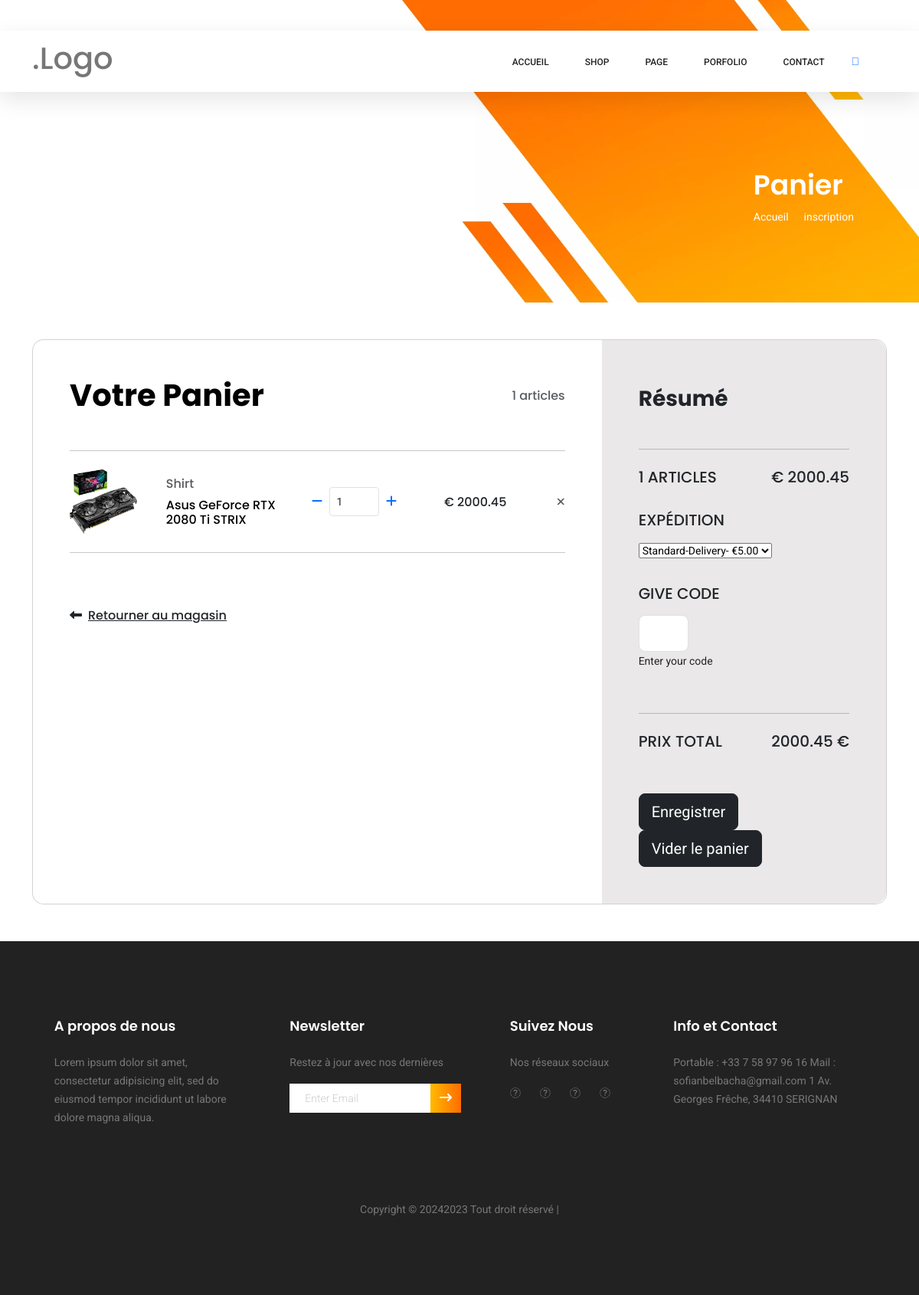
Screenshot of /index.php?controleur=Panier&action=afficher&idProduit=1 with the database file from the repository.
### tables this page shows
CREATE TABLE IF NOT EXISTS `produit` (
  `idProduit` int NOT NULL AUTO_INCREMENT,
  `nom` varchar(200) DEFAULT NULL,
  `description` varchar(255) DEFAULT NULL,
  `image` varchar(50) DEFAULT NULL,
  `couleur` varchar(50) DEFAULT NULL,
  `idCategorie` int NOT NULL,
  PRIMARY KEY (`idProduit`),
  KEY `idCategorie` (`idCategorie`)
);

### application/controleurs/controleurPanier.class.php (called while the page is built, shortened)
<?php
class ControleurPanier {
    public function afficher() {
        $lesProduitsPanier = Panier::getProduits();
        $detailsProduits = array();
        foreach ($lesProduitsPanier as $idProduit => $qte) {
            $detailsProduits[$idProduit] = GestionBoutique::getLesProduitsById($idProduit);
        }
        require Chemins::VUES . 'v_panier.inc.php';
    }
}
?>

### configs/Panier.class.php (called while the page is built, shortened)
<?php
class Panier {
     public static function getProduits() {
        return $_SESSION['produits'];
    }
    public static function getNbProduits() {
        $nb = 0;
        if (isset($_SESSION['produits'])) {
            $nb = count($_SESSION['produits']);
        }
        return $nb;
    }
    public static function getQteByProduit($idProduit) {
        $nb = 0;
        if (array_key_exists($idProduit, self::getProduits()))
                $nb=$_SESSION['produits'][$idProduit];
        return $nb;
    }
}
?>

### application/modeles/ModelePDO.class.php (called while the page is built, shortened)
<?php
class ModelePDO {
    protected static $serveur = MySqlConfig::SERVEUR;
    protected static $base = MySqlConfig::BASE;
    protected static $utilisateur = MySqlConfig::UTILISATEUR;
    protected static $passe = MySqlConfig::MOT_DE_PASSE;
    protected static $pdoCnxBase = null;
    protected static $pdoStResults = null;
    protected static $requete = "";
    protected static $resultat = null;
    protected static function seConnecter() {
        if (!isset(self::$pdoCnxBase)) {
            try {
                self::$pdoCnxBase = new PDO('mysql:host=' . self::$serveur . ';dbname=' . self::$base, self::$utilisateur,
                        self::$passe);
                self::$pdoCnxBase->setAttribute(PDO::ATTR_ERRMODE, PDO::ERRMODE_EXCEPTION);
                self::$pdoCnxBase->setAttribute(PDO::ATTR_DEFAULT_FETCH_MODE, PDO::FETCH_OBJ);
                self::$pdoCnxBase->query("SET CHARACTER SET utf8");
            } catch (Exception $e) {
                echo 'Erreur : ' . $e->getMessage() . '<br />';
                echo 'Code : ' . $e->getCode();
            }
        }
    }
    public static function select($champs, $tables, $conditions = null){
        self::seConnecter();
        self::$requete = "SELECT $champs FROM $tables";
        if (!empty($conditions)) {
            self::$requete .= " WHERE $conditions";
        }
        self::$pdoStResults = self::$pdoCnxBase->prepare(self::$requete);
        self::$pdoStResults->execute();
        self::$resultat = self::$pdoStResults->fetchAll(PDO::FETCH_ASSOC);
        return self::$resultat;
    }
}
?>

### application/modeles/gestion_boutique.class.php (called while the page is built, shortened)
<?php
require_once 'ModelePDO.class.php';
class GestionBoutique extends ModelePDO {
    public static function getLesProduitsById($idProduit){
        return self::select("produit.idProduit, nom, description, image, couleur, dernier_prix.prix", "produit  INNER JOIN (SELECT idProduit, MAX(JJMMAAAA) AS derniere_date FROM prixproduit GROUP BY idProduit  ) AS dernier_date_prix ON produit.idProduit = dernier_date_prix.idProduit
                INNER JOIN prixproduit AS dernier_prix ON dernier_date_prix.idProduit = dernier_prix.idProduit AND dernier_date_prix.derniere_date = dernier_prix.JJMMAAAA", "produit.idProduit = $idProduit");
    }
}
?>

### application/vues/v_panier.inc.php (the view, shortened to what this page needs)
<link href="https://cdn.jsdelivr.net/npm/bootstrap@5.3.2/dist/css/bootstrap.min.css" rel="stylesheet">
<link rel="stylesheet" href="https://cdnjs.cloudflare.com/ajax/libs/font-awesome/6.0.0/css/all.min.css">
<link rel="stylesheet" href="<?php echo Chemins::STYLES .'exclude_CSS.css'; ?>">
<section class="banner-area-contact organic-breadcrumb">
        <div class="container-contact">
            <div class="breadcrumb-banner d-flex flex-wrap align-items-center justify-content-end">
                <div class="col-first">
                    <h1>Panier</h1>
                    <nav class="d-flex align-items-center">
                        <a href="../index.php">Accueil<span class="lnr lnr-arrow-right"></span></a>
                        <a href="<?php echo Chemins::VUES . 'inscription.php'; ?>">inscription</a>
                    </nav>
                </div>
            </div>
        </div>
    </section>
    <div class="bootstrap-content">
        <div class="container py-5 h-100">
            <div class="row d-flex justify-content-center align-items-center h-100">
                <div class="col-12">
                    <div class="card card-registration card-registration-2" style="border-radius: 15px;">
                        <div class="card-body p-0">
                            <div class="row g-0">
                                <div class="col-lg-8">
                                    <div class="p-5">
                                        <div class="d-flex justify-content-between align-items-center mb-5">
                                            <h1 class="fw-bold mb-0 text-black">Votre Panier</h1>
                                            <h6 class="mb-0 text-muted"><?php echo Panier::getNbProduits(); ?> articles</h6>
                                        </div>
                                        <hr class="my-4">
                                        <?php $nombre = 0; ?>
                                        <?php foreach (VariablesGlobales::$lesProduits as $idProduit => $produits): ?>
                                            <?php foreach ($produits as $unProduit):
                                                $nombre += $unProduit['prix'] * Panier::getQteByProduit($unProduit['idProduit']); ?>
                                        <div class="row mb-4 d-flex justify-content-between align-items-center">
                                            <div class="col-md-2 col-lg-2 col-xl-2">
                                                <img
                                                    src="<?php echo Chemins::IMAGES . $unProduit['image'];?>"
                                                    class="img-fluid rounded-3" alt="Cotton T-shirt">
                                            </div>
                                            <div class="col-md-3 col-lg-3 col-xl-3">
                                                <h6 class="text-muted">Shirt</h6>
                                                <h6 class="text-black mb-0"><?php echo $unProduit['nom'];?></h6>
                                            </div>
                                            <div class="col-md-3 col-lg-3 col-xl-2 d-flex">
                                                <a href="index.php?controleur=Panier&action=modifierQteProduit&idProduit=<?php echo $unProduit['idProduit']; ?>&quantite=<?php echo Panier::getQteByProduit($unProduit['idProduit']) - 1; ?>">
                                                    <button class="btn btn-link px-2">
                                                        <i class="fas fa-minus"></i>
                                                    </button>
                                                </a>
                                                <input id="form1" min="0" name="quantity" value="<?php echo Panier::getQteByProduit($unProduit['idProduit']); ?>" type="number"
                                                       class="form-control form-control-sm" style="width: 65px;" />
                                                <a href="index.php?controleur=Panier&action=modifierQteProduit&idProduit=<?php echo $unProduit['idProduit']; ?>&quantite=<?php echo Panier::getQteByProduit($unProduit['idProduit']) + 1; ?>">
                                                    <button class="btn btn-link px-2">
                                                        <i class="fas fa-plus"></i>
                                                    </button>
                                                </a>
                                            </div>
                                            <div class="col-md-3 col-lg-2 col-xl-2 offset-lg-1">
                                                <h6 class="mb-0">€ <?php echo $unProduit['prix'] * Panier::getQteByProduit($unProduit['idProduit']);?></h6>
                                            </div>
                                            <div class="col-md-1 col-lg-1 col-xl-1 text-end">
                                                <a href="index.php?controleur=Panier&action=deleteProduit&idProduit=<?php echo $unProduit['idProduit']; ?>" class="text-muted"><i class="fas fa-times"></i></a>
                                            </div>
                                        </div>
                                        <hr class="my-4">
                                        <?php endforeach; ?>
                                    <?php endforeach; ?>
                                        <div class="pt-5">
                                            <h6 class="mb-0"><a href="index.php?controleur=AfficherPages&action=afficherPageProduits" class="text-body"><i
                                                        class="fas fa-long-arrow-alt-left me-2"></i>Retourner au magasin</a></h6>
                                        </div>
                                    </div>
                                </div>
                                <div class="col-lg-4 bg-grey">
                                    <div class="p-5">
                                        <h3 class="fw-bold mb-5 mt-2 pt-1">Résumé</h3>
                                        <hr class="my-4">
                                        <div class="d-flex justify-content-between mb-4">
                                            <h5 class="text-uppercase"><?php echo Panier::getNbProduits(); ?> articles</h5>
                                            <h5>€ <?php echo $nombre ?></h5>
                                        </div>
                                        <h5 class="text-uppercase mb-3">expédition</h5>
                                        <div class="mb-4 pb-2">
                                            <select class="select">
                                                <option value="1">Standard-Delivery- €5.00</option>
                                            </select>
                                        </div>
                                        <h5 class="text-uppercase mb-3">Give code</h5>
                                        <div class="mb-5">
                                            <div class="form-outline">
                                                <input type="text" id="form3Examplea2" class="form-control form-control-lg" style="width: 65px;" />
                                                <label class="form-label" for="form3Examplea2">Enter your code</label>
                                            </div>
                                        </div>
                                        <hr class="my-4">
                                        <div class="d-flex justify-content-between mb-5">
                                            <h5 class="text-uppercase">Prix total</h5>
                                            <h5><?php echo $nombre ?> € </h5>
                                        </div>
                                        <button type="button" class="btn btn-dark btn-block btn-lg"
                                                data-mdb-ripple-color="dark">Enregistrer</button>
                                        <a href="index.php?controleur=Panier&action=viderPanier">
                                        <button type="button" class="btn btn-dark btn-block btn-lg"
                                                data-mdb-ripple-color="dark">Vider le panier</button>
                                        </a>
                                    </div>
                                </div>
                            </div>
                        </div>
                    </div>
                </div>
            </div>
        </div>
    </div>

### public/style/style.css (style rules this page uses)
* { box-sizing: border-box; margin: 0; padding: 0; }
body { line-height: 24px !important; font-size: 14px !important; font-family: "Roboto", sans-serif !important; font-weight: 400 !important; color: #777777!important; }
h1, h2, h3, h4, h5, h6 { font-family: "Poppins", sans-serif; color: #222222; font-weight: 500; line-height: 1.2 !important; }
a { text-decoration: none; transition: all 0.3s ease-in-out; }
.container { display: flex; justify-content: flex-end; align-items: center; width: 100%; padding-right: 45px; padding-left: 45px; }
.container h1 { margin-right: auto; }
.justify-content-between { -ms-flex-pack: justify !important; justify-content: space-between !important; }
.d-flex { display: -ms-flexbox !important; display: flex !important; }
.form-control::placeholder { color: #6c757d; opacity: 1; }
.form-control { display: block; width: 100%; height: calc(2.25rem + 2px); padding: .375rem .75rem; font-size: 1rem; line-height: 1.5; border-radius: .25rem; transition: border-color .15s ease-in-out, box-shadow .15s ease-in-out; }
button, input { overflow: visible; }
button, input, select, textarea { margin: 0; font-family: inherit; font-size: inherit; line-height: inherit; }
.btn:not(:disabled):not(.disabled) { cursor: pointer; }
.row { margin: 0 50px; }
.row { display: flex; -ms-flex-wrap: wrap; flex-wrap: wrap; }
.justify-content-center { justify-content: center !important; }
.img-fluid { max-width: 100%; height: auto; }
.organic-breadcrumb { background: url(../../public/image/banner-bg.jpg) center no-repeat; background-size: cover; padding-top: 130px; }
.container-contact, .container-connexion { width: 100%; padding-right: 15px; padding-left: 15px; margin-right: auto; margin-left: auto; max-width: 1140px; }
.breadcrumb-banner { padding: 90px 0 100px 0; }
.align-items-center { align-items: center !important; }
.flex-wrap { flex-wrap: wrap !important; }
.d-flex { display: flex !important; }
.breadcrumb-banner .col-first { padding-right: 40px; }
.breadcrumb-banner h1 { font-weight: 600; color: #fff; font-size: 36px; }
.breadcrumb-banner nav a { display: inline-block; color: #fff; font-weight: 400; text-decoration: none; }
.banner-area-contact { position: relative; }
.justify-content-end { justify-content: flex-end !important; }
.form-control::placeholder { opacity: 1; }
.form-control { transition: none; }
.form-control { display: block; width: 100%; height: calc(2.25rem + 2px); padding: .375rem .75rem; background-color: #fff; background-clip: padding-box; }
label { margin-bottom: 0; display: inline-block; }
label { display: inline-block; margin-bottom: .5rem; }
.offset-lg-1 { margin-left: 8.333333%; }

### public/style/panier.css (style rules this page uses)
.bg-grey { background-color: #eae8e8; }
@media (min-width: 992px) { .card-registration-2 .bg-grey { border-top-right-radius: 16px; border-bottom-right-radius: 16px; } }

### rows the page displays
produit: image (picture), nom "Asus GeForce RTX 2080 Ti STRIX", quantity "1", idProduit "2000.45"

### other values shown
Panier::getNbProduits() "1"
$nombre "2000.45"
